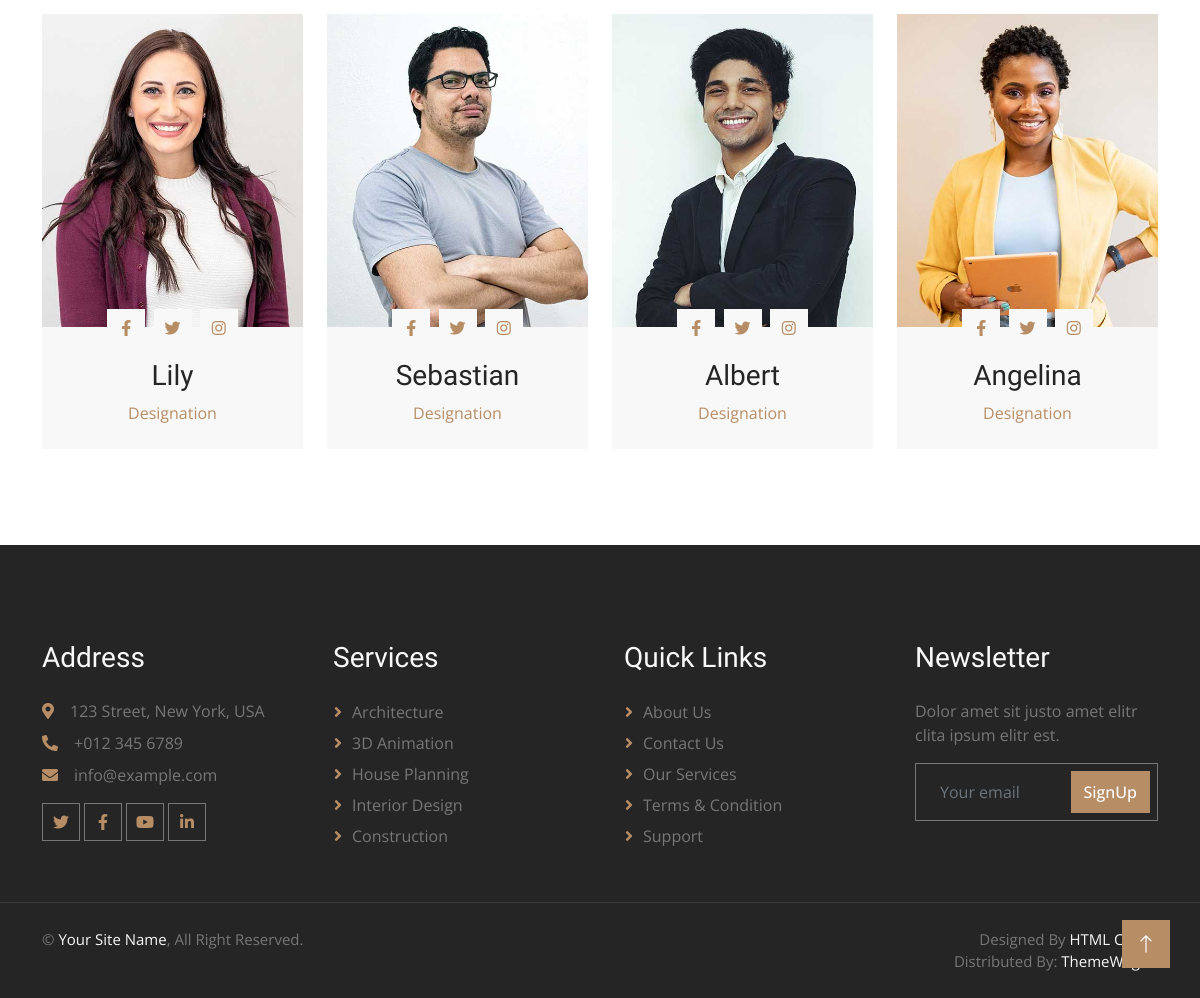
Before: /team (lower part) with the older database file.
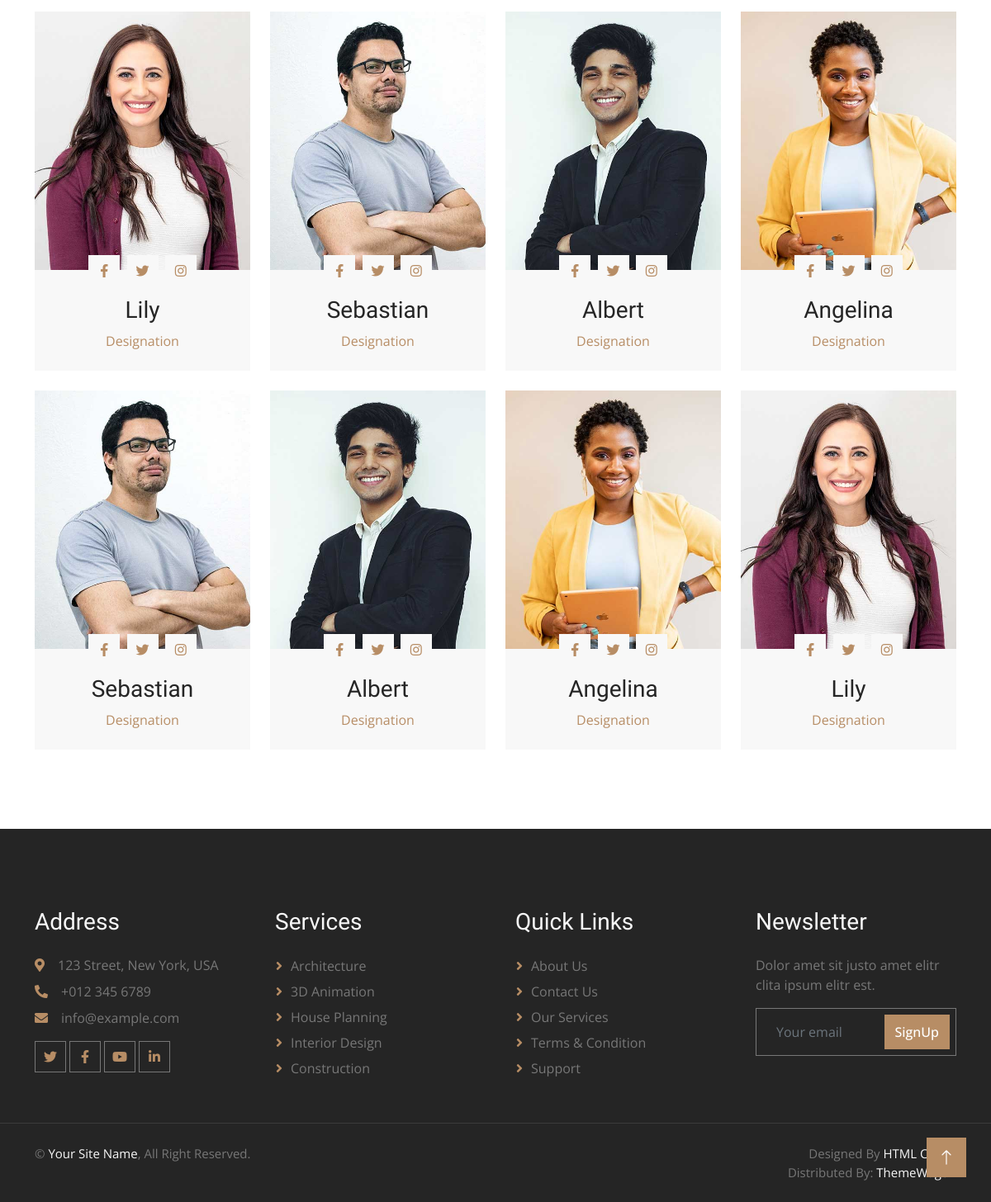
After: the same page with the newer database file.
### Services_Information/models.py (models this page shows)
class Team_Member(models.Model):
    Name = models.CharField(max_length=255)
    Profession = models.CharField(max_length=255)
    image = models.FileField()

### Site_Information/models.py (models this page shows, shortened)
class Site_Info(models.Model):
    section_about_title = models.CharField(max_length=255)
    section_service_title = models.CharField(max_length=255)
    section_choose_title = models.CharField(max_length=255)
    section_contact_title = models.CharField(max_length=255)
    section_project_title = models.CharField(max_length=255)
    section_appoint_title = models.CharField(max_length=255)
    section_members_title = models.CharField(max_length=255)
    section_testimony_title = models.CharField(max_length=255)
    phone_number = models.CharField(max_length=20)
    location = models.URLField(max_length=500)
    site_email = models.EmailField(max_length=254)
    site_address  = models.CharField(max_length=255)
    site_name = models.CharField(max_length=255)
    logo = models.FileField()

### Site_Information/views.py (the view)
# urls.py: path('team', team , name='team'),
def team(request):
    team = Team_Member.objects.all()
    site = Site_Info.objects.filter().first()
    return render(request, 'pages/team.html', locals())

### templates/pages/team.html (shortened to what this page needs)
{% extends 'bases/base.html' %}
{% load static %}
{% block 'content' %}
    <div class="container-xxl py-5">
        <div class="container">
            <div class="row g-0 team-items">
                {% for members in team %}
                <div class="col-lg-3 col-md-6 wow fadeInUp" data-wow-delay="0.1s">
                  <div class="team-item position-relative">
                    <div class="position-relative">
                            <img class="img-fluid" src="{{ members.image.url }}" alt="" >
                            <div class="team-social text-center">
                                <a class="btn btn-square" href=""><i class="fab fa-facebook-f"></i></a>
                                <a class="btn btn-square" href=""><i class="fab fa-twitter"></i></a>
                                <a class="btn btn-square" href=""><i class="fab fa-instagram"></i></a>
                            </div>
                        </div>
                        <div class="bg-light text-center p-4">
                            <h3 class="mt-2">{{ members.Name }}</h3>
                            <span class="text-primary">{{ members.Profession }}</span>
                        </div>
                    </div>
                </div>
                {% endfor %}
            </div>
        </div>
    </div>
{% endblock 'content' %}

### templates/bases/base.html (shortened to what this page needs)
{% load static %}
<!DOCTYPE html>
<html lang="en">
<head>
    <link href="https://cdnjs.cloudflare.com/ajax/libs/font-awesome/5.10.0/css/all.min.css" rel="stylesheet">
    <link href="https://cdn.jsdelivr.net/npm/bootstrap-icons@1.4.1/font/bootstrap-icons.css" rel="stylesheet">
    <link href="{% static 'design/lib/animate/animate.min.css' %} " rel="stylesheet">
    <link href="{% static 'design/lib/owlcarousel/assets/owl.carousel.min.css' %}" rel="stylesheet">
    <link href="{% static 'design/lib/tempusdominus/css/tempusdominus-bootstrap-4.min.css' %}" rel="stylesheet" />
    <link href="{% static 'design/css/bootstrap.min.css' %}" rel="stylesheet">
    <link href="{% static 'design/css/style.css' %}" rel="stylesheet">
</head>
<body>
    {% block 'content' %}
    {% endblock 'content' %}
    <div class="container-fluid bg-dark text-body footer mt-5 pt-5 px-0 wow fadeIn" data-wow-delay="0.1s">
        <div class="container py-5">
            <div class="row g-5">
                <div class="col-lg-3 col-md-6">
                    <h3 class="text-light mb-4">Address</h3>
                    <p class="mb-2"><i class="fa fa-map-marker-alt text-primary me-3"></i>{{ site.site_address }}</p>
                    <p class="mb-2"><i class="fa fa-phone-alt text-primary me-3"></i>{{ site.phone_number }}</p>
                    <p class="mb-2"><i class="fa fa-envelope text-primary me-3"></i>{{ site.site_email }}</p>
                    <div class="d-flex pt-2">
                        <a class="btn btn-square btn-outline-body me-1" href=""><i class="fab fa-twitter"></i></a>
                        <a class="btn btn-square btn-outline-body me-1" href=""><i class="fab fa-facebook-f"></i></a>
                        <a class="btn btn-square btn-outline-body me-1" href=""><i class="fab fa-youtube"></i></a>
                        <a class="btn btn-square btn-outline-body me-0" href=""><i class="fab fa-linkedin-in"></i></a>
                    </div>
                </div>
                <div class="col-lg-3 col-md-6">
                    <h3 class="text-light mb-4">Services</h3>
                    <a class="btn btn-link" href="">Architecture</a>
                    <a class="btn btn-link" href="">3D Animation</a>
                    <a class="btn btn-link" href="">House Planning</a>
                    <a class="btn btn-link" href="">Interior Design</a>
                    <a class="btn btn-link" href="">Construction</a>
                </div>
                <div class="col-lg-3 col-md-6">
                    <h3 class="text-light mb-4">Quick Links</h3>
                    <a class="btn btn-link" href="">About Us</a>
                    <a class="btn btn-link" href="">Contact Us</a>
                    <a class="btn btn-link" href="">Our Services</a>
                    <a class="btn btn-link" href="">Terms & Condition</a>
                    <a class="btn btn-link" href="">Support</a>
                </div>
                <div class="col-lg-3 col-md-6">
                    <h3 class="text-light mb-4">Newsletter</h3>
                    <p>Dolor amet sit justo amet elitr clita ipsum elitr est.</p>
                    <div class="position-relative mx-auto" style="max-width: 400px;">
                        <input class="form-control bg-transparent w-100 py-3 ps-4 pe-5" type="text" placeholder="Your email">
                        <button type="button" class="btn btn-primary py-2 position-absolute top-0 end-0 mt-2 me-2">SignUp</button>
                    </div>
                </div>
            </div>
        </div>
        <div class="container-fluid copyright">
            <div class="container">
                <div class="row">
                    <div class="col-md-6 text-center text-md-start mb-3 mb-md-0">
                        &copy; <a href="#">Your Site Name</a>, All Right Reserved.
                    </div>
                    <div class="col-md-6 text-center text-md-end">
                        Designed By <a href="https://htmlcodex.com">HTML Codex</a>
                        <br> Distributed By: <a class="border-bottom" href="https://themewagon.com" target="_blank">ThemeWagon</a>
                    </div>
                </div>
            </div>
        </div>
    </div>
    <a href="#" class="btn btn-lg btn-primary btn-lg-square back-to-top"><i class="bi bi-arrow-up"></i></a>
</body>
</html>

### static/design/css/style.css (style rules this page uses)
:root { --primary: #B78D65; --light: #F8F8F8; --dark: #252525; }
h3, h4, .h3, .h4, .fw-medium { font-weight: 500 !important; }
.back-to-top { position: fixed; display: none; right: 30px; bottom: 30px; z-index: 99; }
.btn { font-weight: 500; transition: .5s; }
.btn.btn-primary, .btn.btn-secondary { color: #FFFFFF; }
.btn-square { width: 38px; height: 38px; }
.btn-lg-square { width: 48px; height: 48px; }
.btn-square, .btn-sm-square, .btn-lg-square { padding: 0; display: flex; align-items: center; justify-content: center; font-weight: normal; }
.btn-outline-body { color: var(--primary); border-color: #777777; }
.team-items { margin: -.75rem; }
.team-item { padding: .75rem; }
.team-item::after { position: absolute; content: ""; width: 100%; height: 0; top: 0; left: 0; background: #FFFFFF; transition: .5s; z-index: -1; }
.team-item .team-social { position: absolute; width: 100%; bottom: -20px; left: 0; }
.team-item .team-social .btn { display: inline-flex; margin: 0 2px; color: var(--primary); background: var(--light); }
.footer .btn.btn-link { display: block; margin-bottom: 5px; padding: 0; text-align: left; color: #777777; font-weight: normal; text-transform: capitalize; transition: .3s; }
.footer .btn.btn-link::before { position: relative; content: "\f105"; font-family: "Font Awesome 5 Free"; font-weight: 900; color: var(--primary); margin-right: 10px; }
.footer .form-control { border-color: #777777; }
.footer .copyright { padding: 25px 0; font-size: 15px; border-top: 1px solid rgba(256, 256, 256, .1); }
.footer .copyright a { color: var(--light); }

Changed rows visible on the page:
added Team_Member: image (picture), Name "Sebastian", Profession "Designation"
added Team_Member: image (picture), Name "Albert", Profession "Designation"
added Team_Member: image (picture), Name "Angelina", Profession "Designation"
added Team_Member: image (picture), Name "Lily", Profession "Designation"
